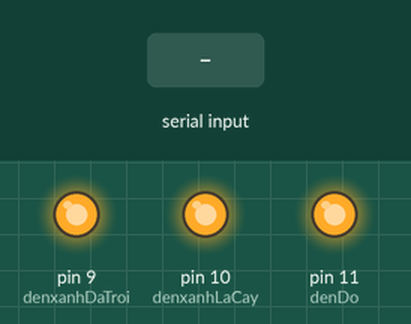
Recording of a sketch running on a simulated Arduino Uno, built with avr-gcc and run on an emulated ATmega328P. Shown: output pins drawn as LEDs (lit = HIGH). The inputs (shaded band) are chosen by the test bench.

Above: at 1.2 s.
1.3 s: "r" received over Serial
At 2.4 s:
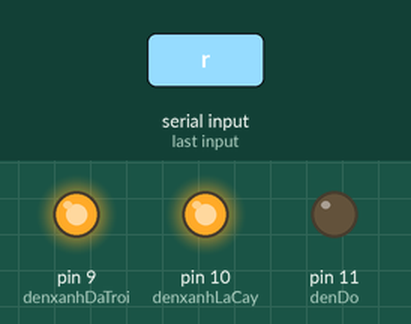
2.8 s: "g" received over Serial
At 3.6 s:
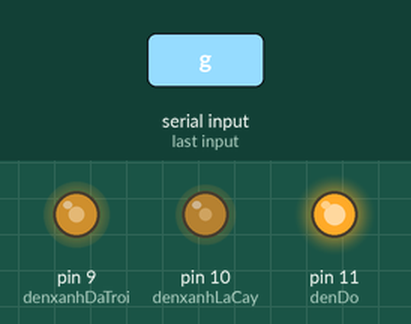
4.3 s: "y" received over Serial
At 4.7 s:
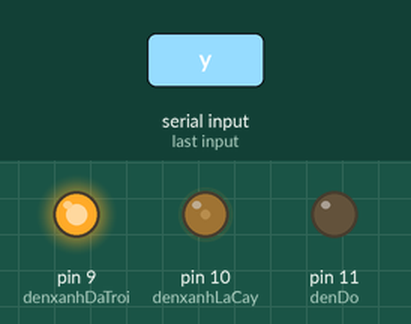
5.8 s: "c" received over Serial
At 7.0 s:
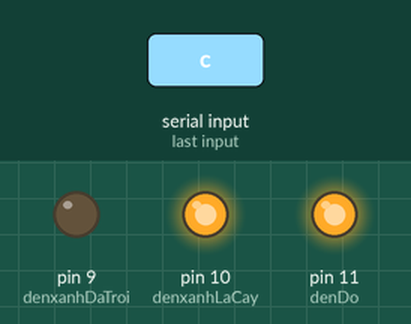
7.3 s: "b" received over Serial
At 8.2 s:
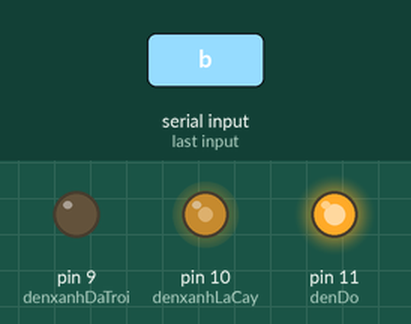
8.8 s: "p" received over Serial
At 9.3 s:
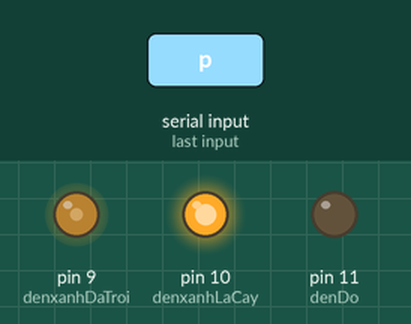
Timing chart, 0 to 11.3 s (numbered marks = the images above; inputs shaded):
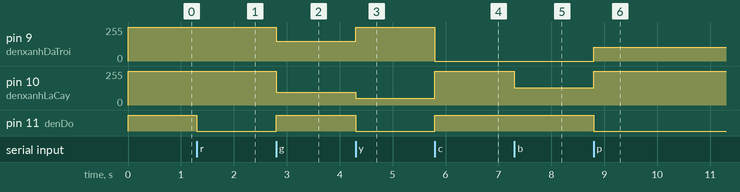

The sketch:

Project9_Cong_tuan_tu_Serial_dieu_khien_LED_RGB.ino
```cpp
/*
Cổng tuần tự (Serial) điều khiển đèn LED đa màu RGB

Linh kiện:
- Đèn LED RGB 4 chân
- Điện trở 220 Ohm
- Arduino Uno

Cách lắp mạch:
- Xem hình

Tác giả: Phi-Anh Phan
Ngày: 07/01/2015
Lịch sử thay đổi
- 07/01/2015 Rev. 1.0
Website: http://papcodientu.com/
*/

// Bảng mã màu
#define mauDo 0xFF0000  // màu đỏ
#define mauVang 0xFFCD00  // màu vàng
#define mauXanhLaCay 0x009F6B // màu xanh lá cây
#define mauXanhLam 0x0000FF  // màu xanh lam
#define mauXanhDaTroi 0x007FFF  // màu xanh da trời
#define mauHong 0xFF0099  // màu hồng
#define mauTrang 0xFFFFFF  // màu trắng

const int denxanhDaTroi = 9;
const int denxanhLaCay = 10;
const int denDo = 11;

void setup() {
  Serial.begin(9600);  // khai bao cong tuan tu o toc do 9600 baud rate

  // Khai báo các cổng trên board Arduino
  pinMode(denxanhDaTroi, OUTPUT);  // Đèn LED là thiết bị đầu ra (output)
  pinMode(denxanhLaCay, OUTPUT);  // Đèn LED là thiết bị đầu ra (output)
  pinMode(denDo, OUTPUT);  // Đèn LED là thiết bị đầu ra (output)

  // Mặc định đèn tắt
  digitalWrite(denxanhDaTroi, HIGH);
  digitalWrite(denxanhLaCay, HIGH);
  digitalWrite(denDo, HIGH);
}

void loop() {
  char maudenLED;
  // nếu có thông tin từ cổng tuần tự thì đọc thông tin đó
  while (Serial.available() > 0) {
    maudenLED = Serial.read();
    // đổi màu đèn LED theo giá trị nhập vào
    doimaudenLED(maudenLED);
  }
}

// Hàm chuyển đổi mã màu
void doimaudenLED(char maudenLED) {
  switch(maudenLED) {  // chuyển đổi chữ cái mã màu
    case 'r':  // r màu đỏ
      thietlapmaudenLED(mauDo);
      break;
    case 'y':  // y màu vàng
      thietlapmaudenLED(mauVang);
      break;
    case 'g':  // g màu xanh lá cây
      thietlapmaudenLED(mauXanhLaCay);
      break;
    case 'c':  // c màu xanh lam
      thietlapmaudenLED(mauXanhLam);
      break;
    case 'b': // b màu xanh da trời
      thietlapmaudenLED(mauXanhDaTroi);
      break;
    case 'p': // p màu hồng
      thietlapmaudenLED(mauHong);
      break;
    case 'w': // w màu trắng
      thietlapmaudenLED(mauTrang);
      break;
    default:
      Serial.println("Sai ma mau");
      break;
  }
}

// Hàm thiết lập màu đèn LED
void thietlapmaudenLED(long giatridenLED) {
  analogWrite(denDo, 255 - ((giatridenLED & 0xFF0000) >> 16));  // Giá trị màu đỏ là 8 bits đầu tiên [23:16]
  analogWrite(denxanhLaCay, 255 - ((giatridenLED & 0x00FF00) >> 8)); // Giá trị màu xanh lá cây là 8 bits tiếp theo [15:8]
  analogWrite(denxanhDaTroi, 255 - (giatridenLED & 0x0000FF)); // Giá trị màu xanh da trời là 8 bits cuối [7:0]
}
```

Measured:
- after the input at 1.3 s, pin 11 (denDo): HIGH → LOW at once
- after the input at 2.8 s, pin 9 (denxanhDaTroi): 255/255 → 148/255 at once; pin 10 (denxanhLaCay): 255/255 → 96/255 at once; pin 11 (denDo): LOW → HIGH at once
- after the input at 4.3 s, pin 9 (denxanhDaTroi): 148/255 → 255/255 at once; pin 10 (denxanhLaCay): 96/255 → 50/255 at once; pin 11 (denDo): HIGH → LOW at once
- after the input at 5.8 s, pin 9 (denxanhDaTroi): 255/255 → 0/255 at once; pin 10 (denxanhLaCay): 50/255 → 255/255 at once; pin 11 (denDo): LOW → HIGH at once
- after the input at 7.3 s, pin 10 (denxanhLaCay): 255/255 → 128/255 at once
- after the input at 8.8 s, pin 9 (denxanhDaTroi): 0/255 → 102/255 at once; pin 10 (denxanhLaCay): 128/255 → 255/255 at once; pin 11 (denDo): HIGH → LOW at once
